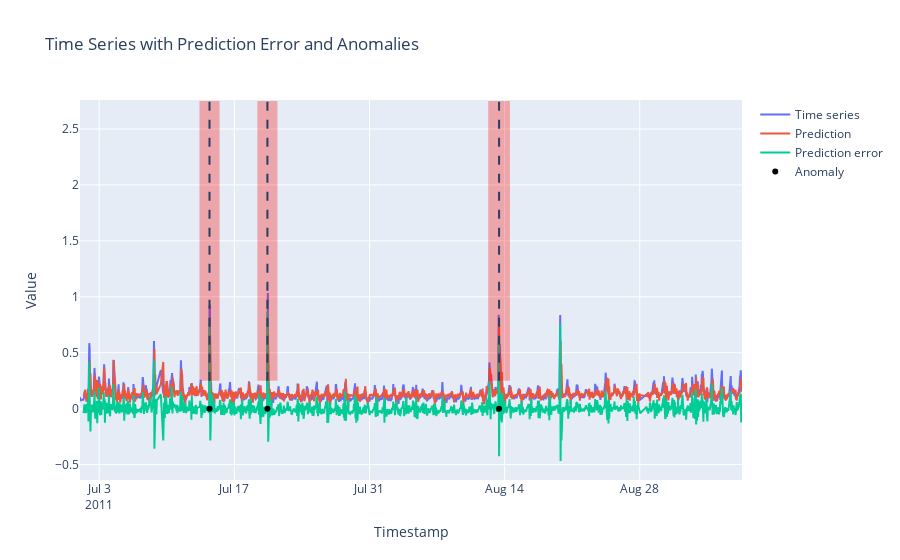

Here is the notebook cell this chart was saved with:
### Code cell
fig = go.Figure()
fig = plot_results_timeseries(fig, df, y_pred_net, pred_error_net, anomaly_times, anomaly_windows, n_burn_in)
fig.show()

### Figure 1 — Plotly figure (JSON) as saved in the notebook; plotly's stock layout.template omitted (floating-point values rounded to 4 significant figures; data arrays with more than 128 entries replaced by an {"elided": "..."} marker saying what was removed)
{"data": [{"mode": "lines", "name": "Time series", "type": "scatter", "x": {"elided": "1538 str values"}, "y": {"elided": "1538 float values"}}, {"mode": "lines", "name": "Prediction", "type": "scatter", "x": {"elided": "1529 str values"}, "y": {"elided": "1529 float values"}}, {"mode": "lines", "name": "Prediction error", "type": "scatter", "x": {"elided": "1529 str values"}, "y": {"elided": "1529 float values"}}, {"marker": {"color": "black"}, "mode": "markers", "name": "Anomaly", "type": "scatter", "x": ["2011-07-14T10:15:01", "2011-07-20T10:15:01", "2011-08-13T10:15:01"], "y": [0, 0, 0]}], "layout": {"shapes": [{"fillcolor": "red", "line": {"width": 0}, "opacity": 0.3, "type": "rect", "x0": "2011-07-13T09:15:01", "x1": "2011-07-15T11:15:01", "y0": null, "y1": null}, {"fillcolor": "red", "line": {"width": 0}, "opacity": 0.3, "type": "rect", "x0": "2011-07-19T09:15:01", "x1": "2011-07-21T11:15:01", "y0": null, "y1": null}, {"fillcolor": "red", "line": {"width": 0}, "opacity": 0.3, "type": "rect", "x0": "2011-08-12T07:15:01", "x1": "2011-08-14T13:15:01", "y0": null, "y1": null}, {"line": {"dash": "dash"}, "type": "line", "x0": "2011-07-14T10:15:01", "x1": "2011-07-14T10:15:01", "y0": null, "y1": null}, {"line": {"dash": "dash"}, "type": "line", "x0": "2011-07-20T10:15:01", "x1": "2011-07-20T10:15:01", "y0": null, "y1": null}, {"line": {"dash": "dash"}, "type": "line", "x0": "2011-08-13T10:15:01", "x1": "2011-08-13T10:15:01", "y0": null, "y1": null}], "title": {"text": "Time Series with Prediction Error and Anomalies"}, "xaxis": {"title": {"text": "Timestamp"}}, "yaxis": {"title": {"text": "Value"}}}}
